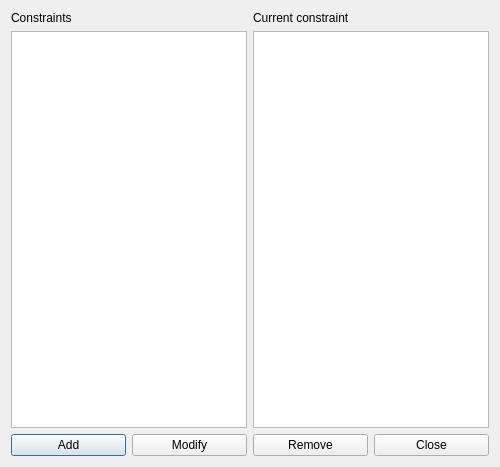
<?xml version="1.0" encoding="UTF-8"?>
<ui version="4.0">
 <class>ConstraintStudentsMorningsEarlyMaxBeginningsAtSecondHourForm_template</class>
 <widget class="QDialog" name="ConstraintStudentsMorningsEarlyMaxBeginningsAtSecondHourForm_template">
  <property name="geometry">
   <rect>
    <x>0</x>
    <y>0</y>
    <width>500</width>
    <height>467</height>
   </rect>
  </property>
  <property name="windowTitle">
   <string extracomment="This is the title of the dialog to see the list of all constraints of this type">Constraints students mornings early max beginnings at second hour</string>
  </property>
  <layout class="QGridLayout" name="gridLayout">
   <item row="0" column="0">
    <layout class="QVBoxLayout" name="verticalLayout">
     <item>
      <widget class="QLabel" name="constraintsTextLabel">
       <property name="frameShape">
        <enum>QFrame::NoFrame</enum>
       </property>
       <property name="frameShadow">
        <enum>QFrame::Plain</enum>
       </property>
       <property name="text">
        <string>Constraints</string>
       </property>
       <property name="wordWrap">
        <bool>false</bool>
       </property>
      </widget>
     </item>
     <item>
      <widget class="QListWidget" name="constraintsListWidget"/>
     </item>
    </layout>
   </item>
   <item row="0" column="1">
    <layout class="QVBoxLayout" name="verticalLayout_2">
     <item>
      <widget class="QLabel" name="currentConstraintTextLabel">
       <property name="text">
        <string>Current constraint</string>
       </property>
       <property name="wordWrap">
        <bool>false</bool>
       </property>
      </widget>
     </item>
     <item>
      <widget class="QPlainTextEdit" name="currentConstraintTextEdit"/>
     </item>
    </layout>
   </item>
   <item row="1" column="0" colspan="2">
    <layout class="QHBoxLayout" name="horizontalLayout">
     <item>
      <widget class="QPushButton" name="addConstraintPushButton">
       <property name="text">
        <string>Add</string>
       </property>
      </widget>
     </item>
     <item>
      <widget class="QPushButton" name="modifyConstraintPushButton">
       <property name="text">
        <string>Modify</string>
       </property>
      </widget>
     </item>
     <item>
      <widget class="QPushButton" name="removeConstraintPushButton">
       <property name="text">
        <string>Remove</string>
       </property>
      </widget>
     </item>
     <item>
      <widget class="QPushButton" name="closePushButton">
       <property name="text">
        <string>Close</string>
       </property>
      </widget>
     </item>
    </layout>
   </item>
  </layout>
 </widget>
 <layoutdefault spacing="6" margin="11"/>
 <resources/>
 <connections/>
</ui>
